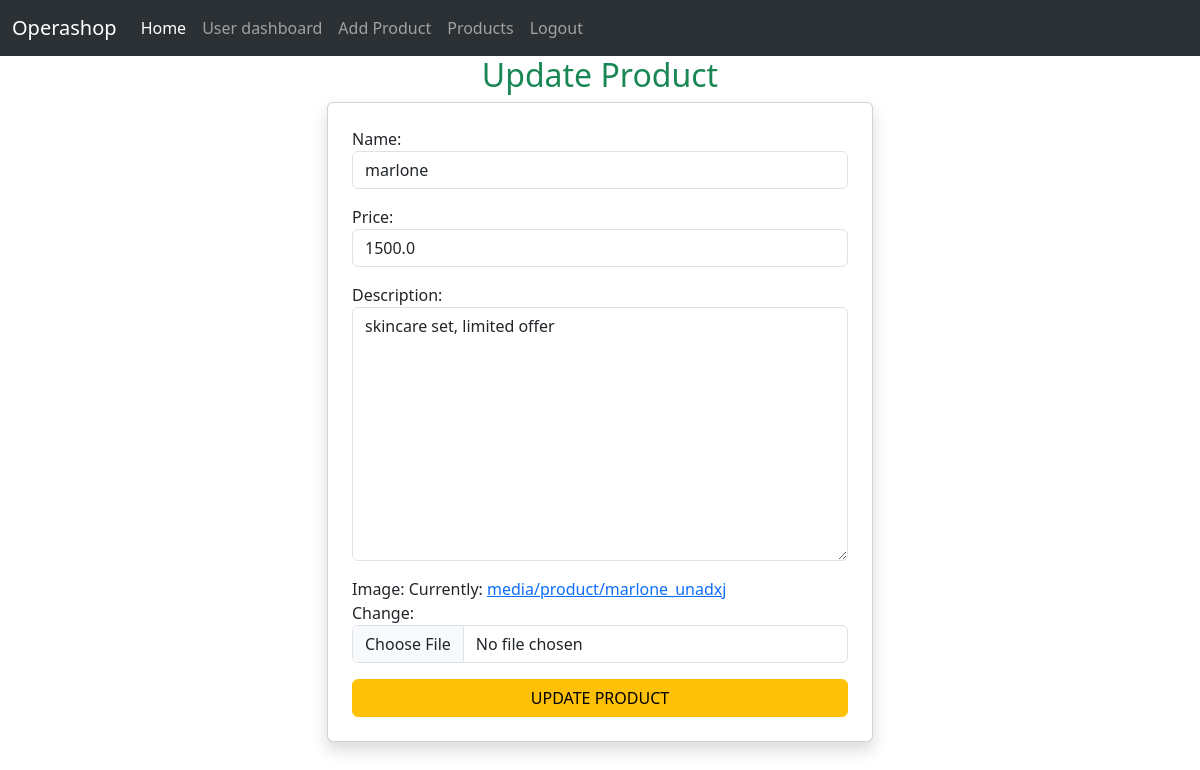
The app's page /update/3/ (signed in) with its own data.
### crudapp/models.py (models this page shows, shortened)
class Product(models.Model):
    name = models.CharField(max_length=100)
    price = models.FloatField()
    description = models.TextField()
    image = models.ImageField(upload_to='product/')
    created_at = models.DateTimeField(auto_now_add=True)

### crudapp/views.py (the view)
# urls.py: path('update/<int:id>/', views.update_product, name='update'),
@user_passes_test(lambda u:u.is_staff,login_url='login')
@login_required(login_url='login')
def update_product(request, id):
    product = get_object_or_404(Product, id=id)
    if request.method == 'POST':
        form = ProductForm(request.POST or None, request.FILES, instance=product)
        if form.is_valid():
            form.save()
            return redirect('products')
    else:
        form = ProductForm(instance=product)
        return render(request, 'add_product.html', {'form': form})

### crudapp/forms.py
class ProductForm(forms.ModelForm):
    class Meta:
        model = Product
        fields = ['name',  'price','description', 'image']
        widgets = {
            'name': forms.TextInput(attrs={'class': 'form-control', 'placeholder': 'Enter product name'}),
            'price': forms.NumberInput(attrs={'class': 'form-control', 'placeholder': 'Enter product price'}),
            'description': forms.Textarea(attrs={'class': 'form-control', 'placeholder': 'Enter product description'}),
            'image': forms.ClearableFileInput(attrs={'class': 'form-control'}),
        }

### crudapp/templates/add_product.html (shortened to what this page needs)
{% extends 'base.html' %}
{% block content %}
<div class="container">
    <div class="row justify-content-center">
        <div class="col-md-6">
            {%if form.instance.id%}
            <h2 class="text-success text-center">Update Product</h2>
            {% else %}
            <h2 class="text-success text-center">Add Product</h2>
            {% endif %}
            <form method="post" class="card p-4 shadow" enctype="multipart/form-data">
                {{form.as_p}}
                <button type="submit" class="btn btn-warning"> {% if form.instance.id %}UPDATE PRODUCT{% else %}ADD Product{% endif %}</button>
            </form>
        </div>
    </div>
</div>
{% endblock %}

### records on screen
Product: name "marlone", price "1500.0", description "skincare set, limited offer"
